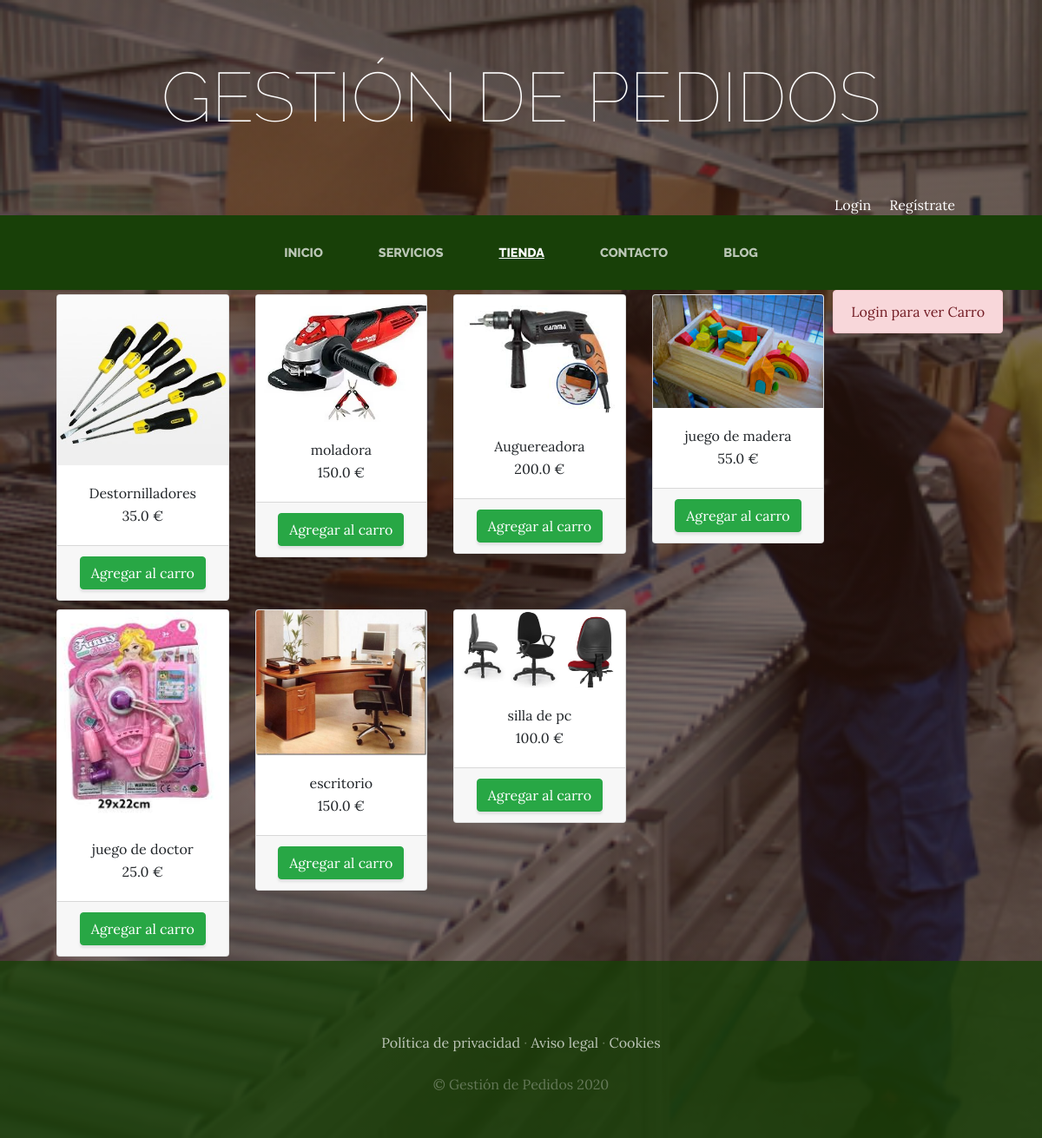
The app's page /tienda/ with its own data.
### tienda/models.py (models this page shows)
class Producto(models.Model):
    nombre=models.CharField(max_length=50)
    categorias=models.ForeignKey(CategoriaProd, on_delete=models.CASCADE)
    imagen=models.ImageField(upload_to="tienda", null=True, blank=True)
    precio=models.FloatField()
    disponibilidad=models.BooleanField(default=True)
    created=models.DateTimeField(auto_now_add=True)
    updated=models.DateTimeField(auto_now_add=True)
    class Meta:
        verbose_name="Producto"
        verbose_name_plural="Productos"

### tienda/views.py (the view)
# urls.py: path('tienda/', include('tienda.urls')),
def tienda(request):
    productos=Producto.objects.all()
    return render(request, "tienda/tienda.html", {"productos":productos})

### carro/context_processor.py (called while the page is built)
def importe_total_carro(request):
    total=0
    if request.user.is_authenticated:
        for key, value in request.session["carro"].items():
            total=total+float(value["precio"])
    else:
        total="Debes hacer login"
    return {"importe_total_carro":total}

### tienda/templates/tienda/tienda.html
{% extends "ProyectoWebApp/base.html" %}
{% load static %}
{% block content %}
<div class="container">
  <div style="float:right;">
    {% if request.user.is_authenticated %}
      {% include "carro/widget.html" %}
    {% else %}
      <div class="alert alert-danger text-center">Login para ver Carro</div>
    {% endif %}
  </div>
  <div class="row">
{% for producto in productos %}
    <div class="col-md-3">
    <div class="card" style="width: 100%; margin: 5px 5px;">
        <img src="{{producto.imagen.url}}" class="card-img-top">
        <div class="card-body" style="text-align: center;">
            <h7 class="card-title">{{producto.nombre}}</h7>
            <p class="card-text">{{producto.precio}}&nbsp;€</p>
        </div>
        <div class="card-footer text-center">
            <a href="{% url 'carro:agregar' producto.id %}" class="btn btn-success">Agregar al carro</a>
        </div>
    </div>
  </div>
{% endfor %}
  </div>
</div>
{% endblock %}

### ProyectoWebApp/static/ProyectoWebApp/css/gestion.css (style rules this page uses)
body { font-family: 'Lora'; background: linear-gradient(rgba(47, 23, 15, 0.65), rgba(47, 23, 15, 0.65)), url("../img/bg_main.jpg"); background-attachment: fixed; background-position: center; background-size: cover; }
p { line-height: 1.75; }
.btn { box-shadow: 0px 3px 3px 0px rgba(33, 37, 41, 0.1); }

### records on screen
Producto: imagen (picture), nombre "Destornilladores", precio "35.0"
Producto: imagen (picture), nombre "moladora", precio "150.0"
Producto: imagen (picture), nombre "Auguereadora", precio "200.0"
Producto: imagen (picture), nombre "juego de madera", precio "55.0"
Producto: imagen (picture), nombre "juego de doctor", precio "25.0"
Producto: imagen (picture), nombre "escritorio", precio "150.0"
Producto: imagen (picture), nombre "silla de pc", precio "100.0"
